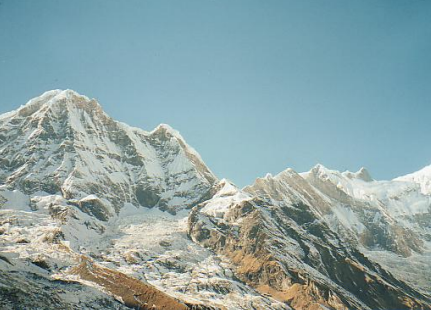
#> input picture nui/83243856_514757919151029_6703900811786715136_n.png, 431 x 310 px; its folder holds only this picture in this run
$ python cv.py
#> lines starting #> are read from the running program, lines starting #| are printed output that depends on the picture
#!/usr/bin/env python3
# -*- coding: utf-8 -*-
"""
Created on Thu Jan 23 10:56:32 2020

@author: hqt98
"""

import cv2
import numpy as np
from matplotlib import pyplot as plt
import imutils
import os
class Pano():
    def __init__(self, path, ratio=0.75, mindist=40, overlap=0.25, le=True):
#> called with path = 'nui/', ratio = 0.75, mindist = 40, overlap = 0.5, le = True
        filepaths = [os.path.join(path,i) for i in os.listdir(path)]
        self.images = []
        for path in filepaths:
            self.images.append(cv2.imread(path))
        self.ratio = ratio
        self.mindist = mindist
        self.le = le
        self.overlap =overlap

    def featureExtractor(self, im1, im2):
        query = cv2.cvtColor(im1, cv2.COLOR_BGR2GRAY)
        train = cv2.cvtColor(im2, cv2.COLOR_BGR2GRAY)

        #Keypoint detection
        #Local invariant descriptors (SIFT, SURF, etc)
        orb = cv2.ORB_create()

        kp1, des1 = orb.detectAndCompute(query,None)
        kp2, des2 = orb.detectAndCompute(train,None)

        return kp1, des1, kp2, des2

    def matchFeatures(self, des1, des2):
        bf = cv2.BFMatcher(cv2.NORM_HAMMING)
        matches = bf.knnMatch(des1, des2, k=2)

        # Apply ratio test
        good = []
        for m,n in matches:
            if m.distance < self.ratio*n.distance and m.distance < self.mindist :
                good.append(m)

        good = np.asarray(good)
        return good

    def getNumberOfMatches(self, im1, im2):
        kp1, des1, kp2, des2 = self.featureExtractor(im1, im2)
        matches = self.matchFeatures(des1, des2)
        return len(matches)

    # [75 lines left out: functions stitch, crop, not called in this run]

    def createPanorama(self):
        # find leftmost image
        numberOfMatches = [0]*len(self.images)
#> numberOfMatches = [0]
        for pos, i in enumerate(self.images):
            # only look at left haft
            left = i[:, :i.shape[1]//2]
            for j in self.images:
                right = j[:,j.shape[1]//2:]

                numberOfMatches[pos] += self.getNumberOfMatches(left, right)
#> this loop made 1 pass
#> pos on pass 1: 0
#> pass 1, in createPanorama, `left = i[:, :i.shape[1]//2]`:
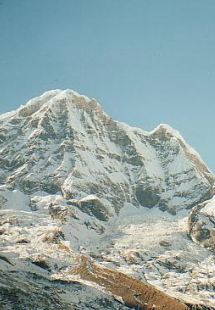
#> left: shape (310, 215, 3); mean B, G, R 164.4, 164.9, 145.3
#> pass 1, in featureExtractor, `query = cv2.cvtColor(im1, cv2.COLOR_BGR2GRAY)`:
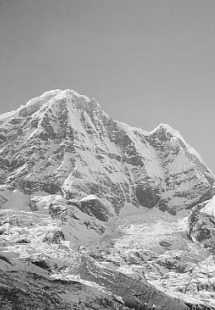
#> query: shape (310, 215); min 13, max 249, mean 158.9
#> pass 1, in featureExtractor, `train = cv2.cvtColor(im2, cv2.COLOR_BGR2GRAY)`:
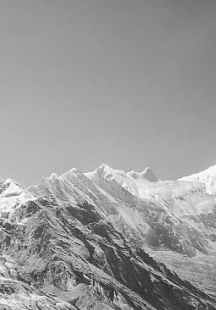
#> train: shape (310, 216); min 32, max 252, mean 153.7
        leftmost = self.images.pop(np.argmin(numberOfMatches))
#> leftmost is the input picture: shape (310, 431, 3); mean B, G, R 164.4, 163.2, 140

        result = leftmost

        while len(self.images) != 0:
            numberOfMatches = [0]*len(self.images)
            for pos, i in enumerate(self.images):
                numberOfMatches[pos] += self.getNumberOfMatches(result, i)
            nextImage = self.images.pop(np.argmax(numberOfMatches))
            temp = self.stitch(result, nextImage)
            if temp != []:
                result = temp
            result = self.crop(result)
#> this loop made 0 passes
        plt.imshow(result),plt.show()
        return result

p = Pano('nui/', 0.75, 40, 0.5, True)
pano = p.createPanorama()
cv2.imwrite('pano.png', pano)

$ run again, on nui/83898448_2737432149682216_8802923974418759680_n.png
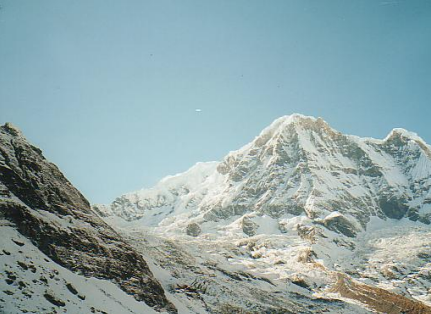
#> input picture nui/83898448_2737432149682216_8802923974418759680_n.png, 431 x 314 px
#> numberOfMatches = [0]
#> the loop in createPanorama, `for pos, i in enumerate(self.images):` made 1 pass
#> pos on pass 1: 0
#> pass 1, in featureExtractor, `query = cv2.cvtColor(im1, cv2.COLOR_BGR2GRAY)`:
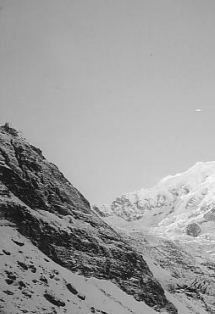
#> query: shape (314, 215); min 7, max 249, mean 155.8
#> pass 1, in featureExtractor, `train = cv2.cvtColor(im2, cv2.COLOR_BGR2GRAY)`:
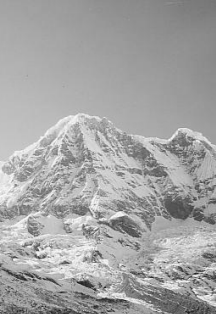
#> train: shape (314, 216); min 27, max 251, mean 164
#> in createPanorama, leftmost is the input picture: shape (314, 431, 3); mean B, G, R 168.6, 166.5, 143.9
